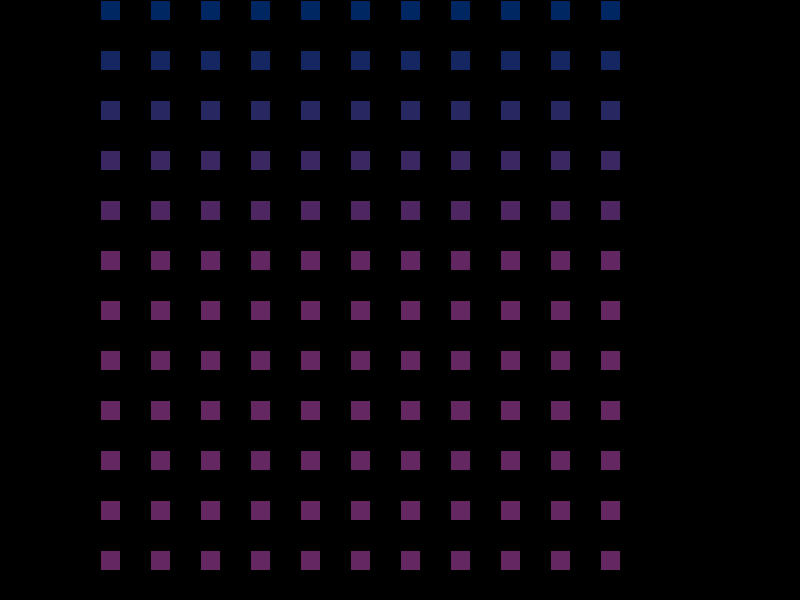
Frame 1 (no input)
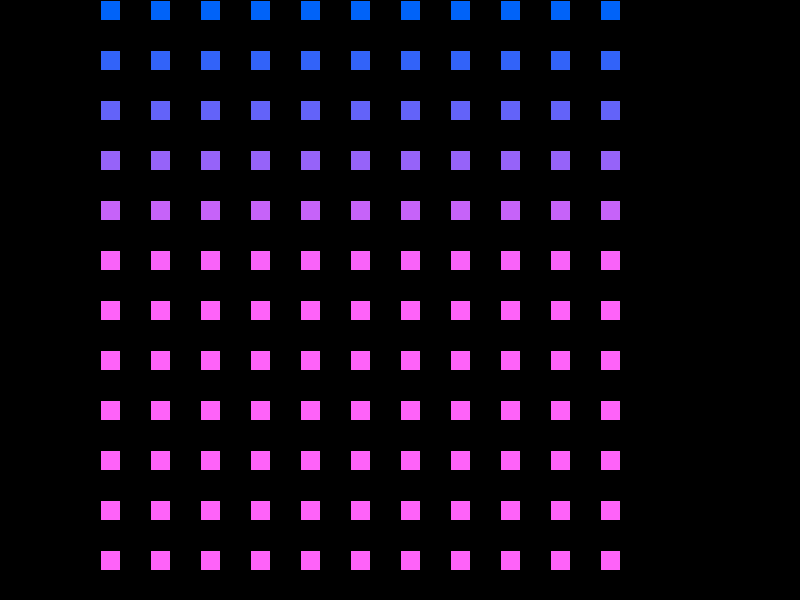
Frame 60 (the mouse pressed at the canvas centre just before this capture)
Frame 120 (the mouse held since frame 60 and released just before this capture): identical to frame 60, image omitted

The Processing sketch that drew these frames (run headless with seeded random() and noise(); from frame 60 on, the mouse is pressed at the canvas centre):

// Processing sketch: Day5_v1
// ── Day5_v1.pde
int i;

void setup(){
  size(800,600);
  background(0);
}

void draw(){
//  background(0);
//  while (i <= mouseY){
//    fill(i, 250,mouseY);
//    rect(200,i,200,20);
//    i = i+10;
//  }
//  i = 100;
  i = 0;
  while(i<=width){
    int j = 100;
    while(j<=height){
      fill(i,100,250,100);
      rect(j,i,20,20);
      j = j + 50;
      println(j);
    }
    i = i + 50;
  }


}
